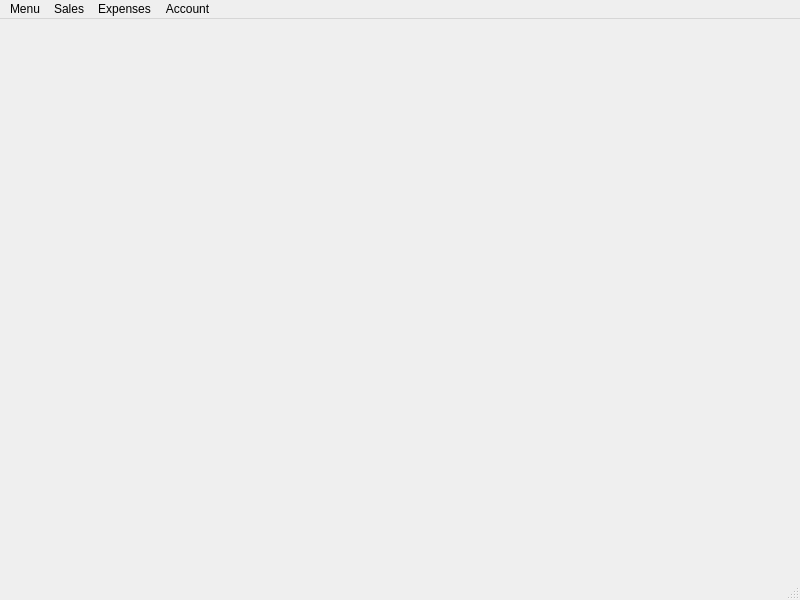
<?xml version="1.0" encoding="UTF-8"?>
<ui version="4.0">
 <class>MainWindow</class>
 <widget class="QMainWindow" name="MainWindow">
  <property name="geometry">
   <rect>
    <x>0</x>
    <y>0</y>
    <width>800</width>
    <height>600</height>
   </rect>
  </property>
  <property name="windowTitle">
   <string>MainWindow</string>
  </property>
  <widget class="QWidget" name="centralwidget">
   <layout class="QVBoxLayout" name="verticalLayout">
    <item>
     <widget class="QStackedWidget" name="main_stackedWidget">
      <property name="currentIndex">
       <number>1</number>
      </property>
      <widget class="QWidget" name="page"/>
      <widget class="QWidget" name="page_2"/>
     </widget>
    </item>
   </layout>
  </widget>
  <widget class="QMenuBar" name="menubar">
   <property name="geometry">
    <rect>
     <x>0</x>
     <y>0</y>
     <width>800</width>
     <height>33</height>
    </rect>
   </property>
   <widget class="QMenu" name="menu_option_menu">
    <property name="title">
     <string>Menu</string>
    </property>
   </widget>
   <widget class="QMenu" name="menu_option_sales">
    <property name="title">
     <string>Sales</string>
    </property>
   </widget>
   <widget class="QMenu" name="menu_option_expenses">
    <property name="title">
     <string>Expenses</string>
    </property>
   </widget>
   <widget class="QMenu" name="menu_option_account">
    <property name="title">
     <string>Account</string>
    </property>
    <addaction name="action_logOut"/>
    <addaction name="action_delete_account"/>
   </widget>
   <addaction name="menu_option_menu"/>
   <addaction name="menu_option_sales"/>
   <addaction name="menu_option_expenses"/>
   <addaction name="menu_option_account"/>
  </widget>
  <widget class="QStatusBar" name="statusbar"/>
  <action name="action_logOut">
   <property name="text">
    <string>Log out</string>
   </property>
  </action>
  <action name="action_delete_account">
   <property name="text">
    <string>Delete account</string>
   </property>
  </action>
 </widget>
 <resources/>
 <connections/>
</ui>
